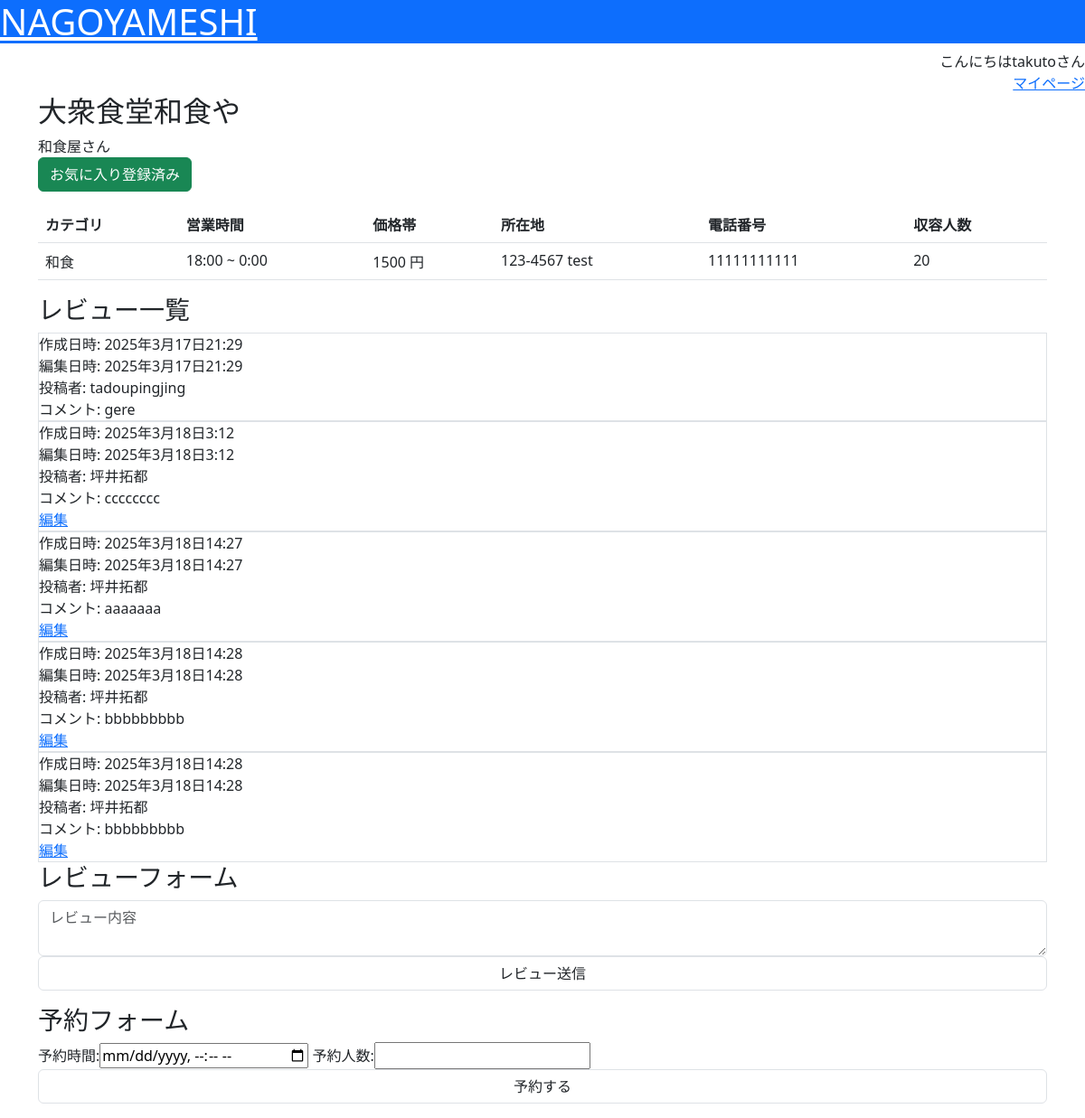
Before: /detail/1/ (signed in) with the older database file.
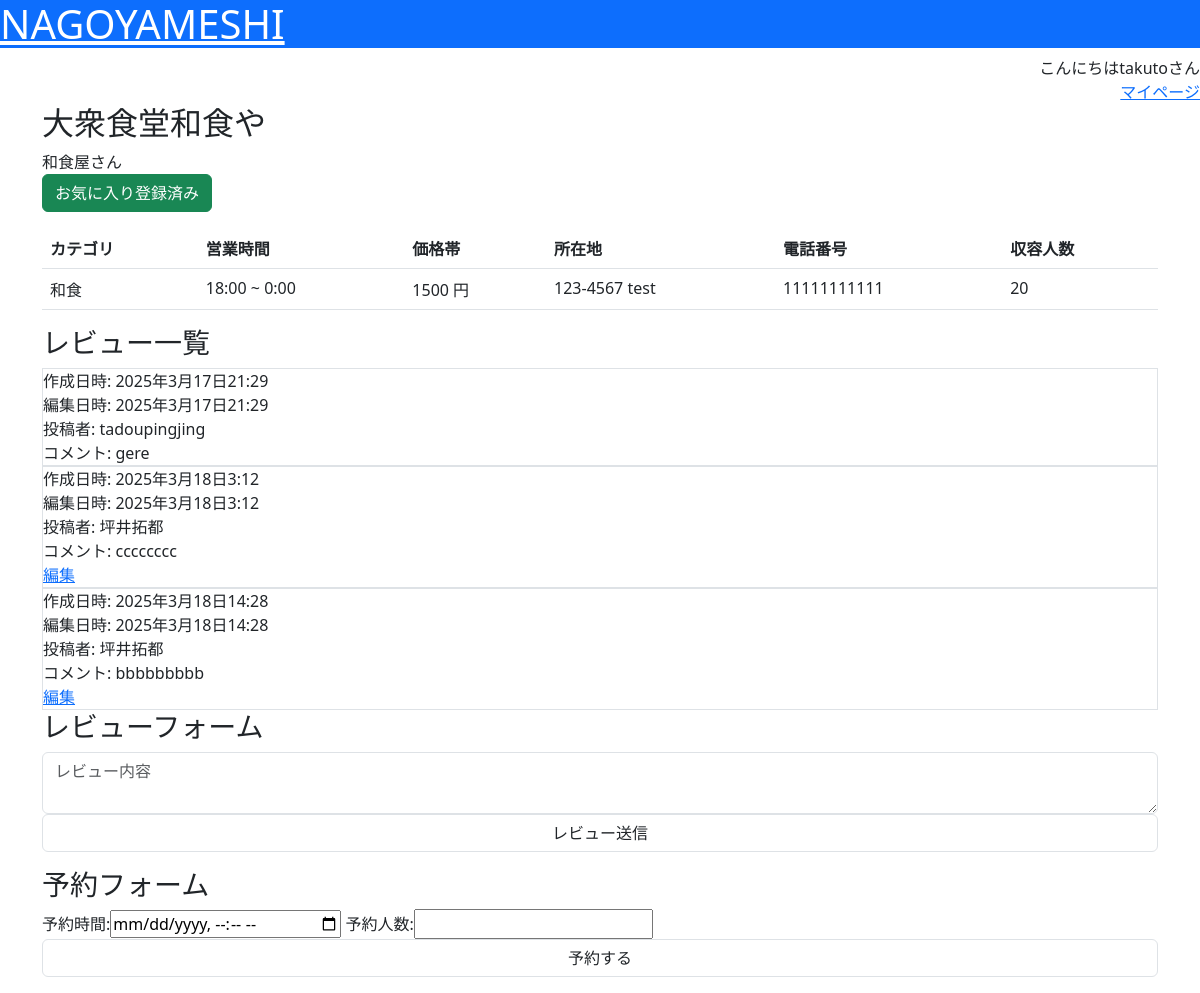
After: the same page with the newer database file.
### nagoyameshi/models.py (models this page shows, shortened)
class Review(models.Model):
    restaurant = models.ForeignKey(Restaurant, verbose_name="店舗", on_delete=models.CASCADE)
    user = models.ForeignKey(User, verbose_name="投稿者", on_delete=models.CASCADE)
    content = models.CharField(verbose_name="内容", max_length=100)
    created_at = models.DateTimeField(verbose_name="作成日時", default=timezone.now)
    updated_at = models.DateTimeField(verbose_name="更新日時", auto_now=True)
    """
    def star_icon(self):
        dic               = {}
        dic["true_star"]  = self.star * " "
        dic["false_star"] = ( MAX_STAR - self.star) * " "

        return dic
    """

### nagoyameshi/views.py (the view)
# urls.py: path("detail/<int:pk>/", views.RestaurantDetailView.as_view(), name="detail"),
class RestaurantDetailView(DetailView):
    model = Restaurant
    def get_context_data(self, **kwargs):
        context = super().get_context_data(**kwargs)
        context["reviews"] = Review.objects.filter(restaurant=kwargs["object"].id)
        context["is_premium"] = PremiumUser.objects.filter(user=self.request.user).exists()
        if self.request.user.is_authenticated:
            context["is_favorite"] = Favorite.objects.filter(restaurant=kwargs["object"].id, user=self.request.user.id).exists()
        return context

### nagoyameshi/templates/nagoyameshi/restaurant_detail.html (shortened to what this page needs)
{% extends "base.html" %}
{% block content %}
<h2>{{ restaurant.name }}</h2>
<div>{{ restaurant.description }}</div>
{% if is_premium %}
<form action="{% url 'favorite' %}" method="post">
    {% if is_favorite %}
    <input class="btn btn-success" type="submit" value="お気に入り登録済み">
    {% else %}
    <input class="btn btn-outline-success" type="submit" value="お気に入り登録する">
    {% endif %}
</form>
{% endif %}
<table class="table">
    <thead>
        <tr>
            <th>カテゴリ</th>
            <th>営業時間</th>
            <th>価格帯</th>
            <th>所在地</th>
            <th>電話番号</th>
            <th>収容人数</th>
        </tr>
    </thead>
    <tbody>
        <tr>
            <td>{{ restaurant.category.name }}</td>
            <td>{{ restaurant.start_at }} ~ {{ restaurant.end_at }}</td>
            <td>{{ restaurant.cost }} 円</td>
            <td>{{ restaurant.post_code }} {{ restaurant.address }}</td>
            <td>{{ restaurant.tel }}</td>
            <td>{{ restaurant.capacity }}</td>
        </tr>
    </tbody>
</table>
<h3>レビュー一覧</h3>
{% for review in reviews %}
<div class="border">
    <div>作成日時: {{ review.created_at }}</div>
    <div>編集日時: {{ review.updated_at }}</div>
    {% if review.user.last_name %}
        <div>投稿者: {{ review.user.last_name }}{{ review.user.first_name }}</div>
    {% else %}
        <div>投稿者: {{ review.user }}</div>
    {% endif %}
    <div>コメント: {{ review.content }}</div>
    {% if review.user == request.user %}
    <a href="{% url 'review_update' review.id %}">編集</a>
    {% endif %}
</div>
{% empty %}
<div>投稿されたレビューはありません。</div>
{% endfor %}
{% if is_premium %}
<h3>レビューフォーム</h3>
<form action="{% url 'new' %}" method="post">
    <textarea class="form-control" name="content" maxlength="100" placeholder="レビュー内容"></textarea>
    <input class="form-control" type="submit" value="レビュー送信">
</form>
<h3>予約フォーム</h3>
<form action="{% url 'reservation' %}" method="post">
    <label>予約時間: </label><input type="datetime-local" name="datetime">
    <label>予約人数: </label><input type="number" min="0" name="headcount">
    <input class="form-control" type="submit" value="予約する">
</form>
{% endif %}
{% endblock %}

Changed rows visible on the page:
removed Review: created_at "2025年3月18日14:27", updated_at "2025年3月18日14:27", user.last_name "坪井", user.first_name "拓都", content "aaaaaaa", shows "編集"
removed Review: created_at "2025年3月18日14:28", updated_at "2025年3月18日14:28", user.last_name "坪井", user.first_name "拓都", content "bbbbbbbbb", shows "編集"
